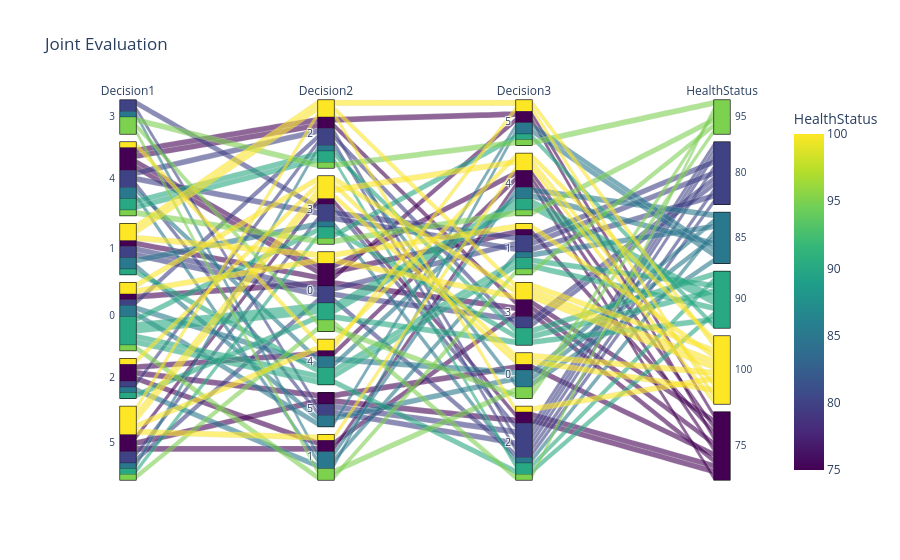

Notebook code for this chart:
### Markdown cell above
# Uses 'JointEvaluation.csv'

### Code cell
import pandas as pd
import numpy as np
import plotly.express as px

print("Pick one of the four: Decision1, Decision2, Decision3, HealthStatus")
user = input("Enter:")

data = pd.read_csv("JointEvaluation.csv")
fig = px.parallel_categories(data, title="Joint Evaluation", color = user
        , color_continuous_scale=px.colors.sequential.Viridis)
fig.show()

### Figure 1 — Plotly figure (JSON) as saved in the notebook; plotly's stock layout.template omitted (floating-point values rounded to 4 significant figures)
{"data": [{"dimensions": [{"label": "Decision1", "values": [3, 4, 1, 0, 4, 0, 4, 2, 1, 5, 5, 5, 2, 0, 3, 0, 5, 1, 0, 5, 4, 2, 5, 4, 4, 4, 0, 4, 4, 5, 3, 3, 1, 0, 5, 2, 3, 1, 1, 2, 0, 0, 0, 5, 4, 2, 1, 5, 5, 2, 3, 0, 1, 4, 5, 4, 1, 5, 0, 4]}, {"label": "Decision2", "values": [2, 3, 0, 2, 4, 5, 2, 0, 3, 3, 1, 3, 5, 0, 5, 0, 0, 0, 0, 5, 2, 2, 3, 4, 0, 3, 4, 2, 1, 3, 1, 3, 4, 4, 0, 3, 1, 5, 2, 1, 0, 4, 1, 2, 2, 4, 2, 1, 2, 1, 0, 3, 0, 0, 3, 2, 0, 4, 3, 5]}, {"label": "Decision3", "values": [5, 4, 1, 3, 0, 5, 2, 3, 2, 0, 4, 5, 0, 3, 2, 3, 2, 3, 4, 2, 3, 2, 1, 4, 4, 1, 2, 3, 1, 4, 4, 2, 1, 4, 0, 0, 0, 0, 3, 5, 4, 1, 1, 0, 2, 4, 5, 4, 2, 3, 2, 3, 1, 1, 2, 5, 5, 5, 3, 2]}, {"label": "HealthStatus", "values": [95, 95, 80, 80, 85, 85, 80, 90, 85, 100, 75, 90, 75, 100, 80, 75, 80, 80, 90, 75, 90, 80, 80, 100, 75, 80, 90, 75, 85, 100, 85, 80, 90, 85, 95, 100, 95, 85, 100, 85, 90, 90, 95, 85, 90, 75, 100, 100, 100, 75, 95, 100, 100, 75, 75, 75, 75, 100, 90, 80]}], "domain": {"x": [0, 1], "y": [0, 1]}, "line": {"color": [95, 95, 80, 80, 85, 85, 80, 90, 85, 100, 75, 90, 75, 100, 80, 75, 80, 80, 90, 75, 90, 80, 80, 100, 75, 80, 90, 75, 85, 100, 85, 80, 90, 85, 95, 100, 95, 85, 100, 85, 90, 90, 95, 85, 90, 75, 100, 100, 100, 75, 95, 100, 100, 75, 75, 75, 75, 100, 90, 80], "coloraxis": "coloraxis"}, "name": "", "type": "parcats"}], "layout": {"autosize": true, "coloraxis": {"colorbar": {"title": {"text": "HealthStatus"}}, "colorscale": [[0, "#440154"], [0.1111, "#482878"], [0.2222, "#3e4989"], [0.3333, "#31688e"], [0.4444, "#26828e"], [0.5556, "#1f9e89"], [0.6667, "#35b779"], [0.7778, "#6ece58"], [0.8889, "#b5de2b"], [1, "#fde725"]]}, "legend": {"tracegroupgap": 0}, "title": {"text": "Joint Evaluation"}}}
